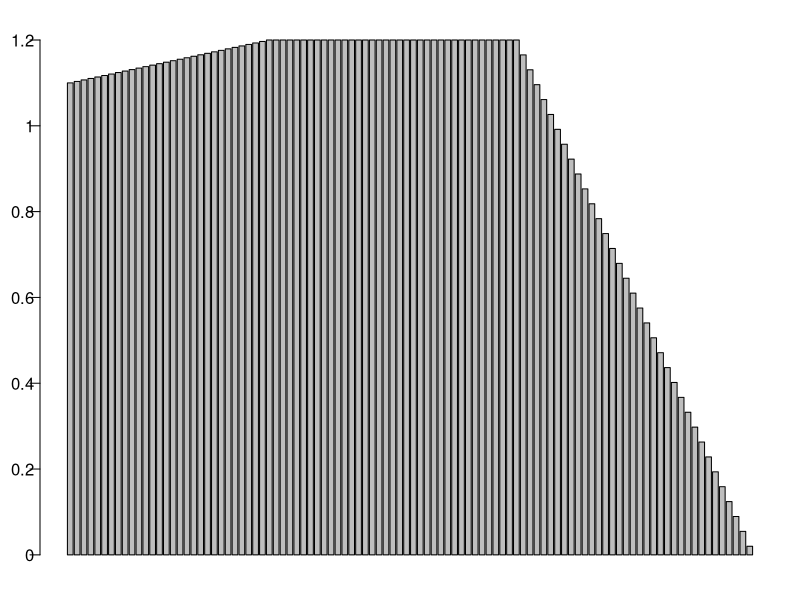
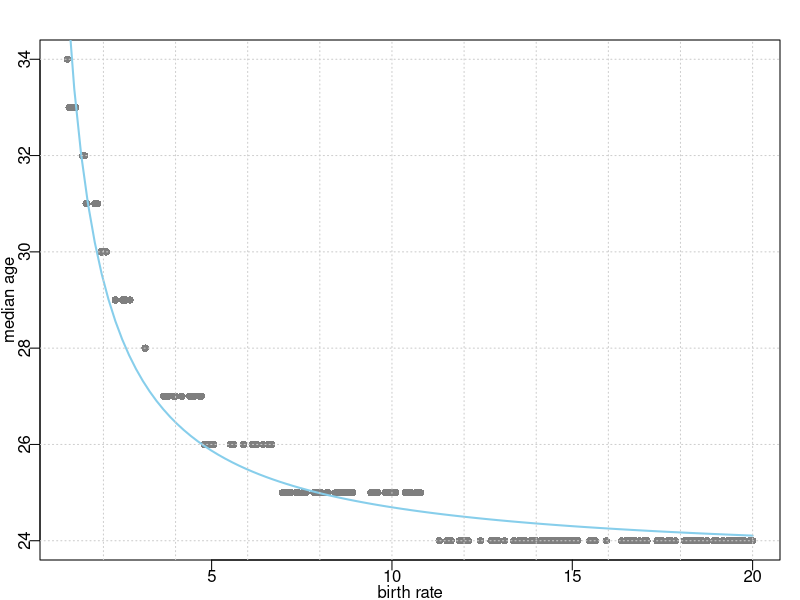
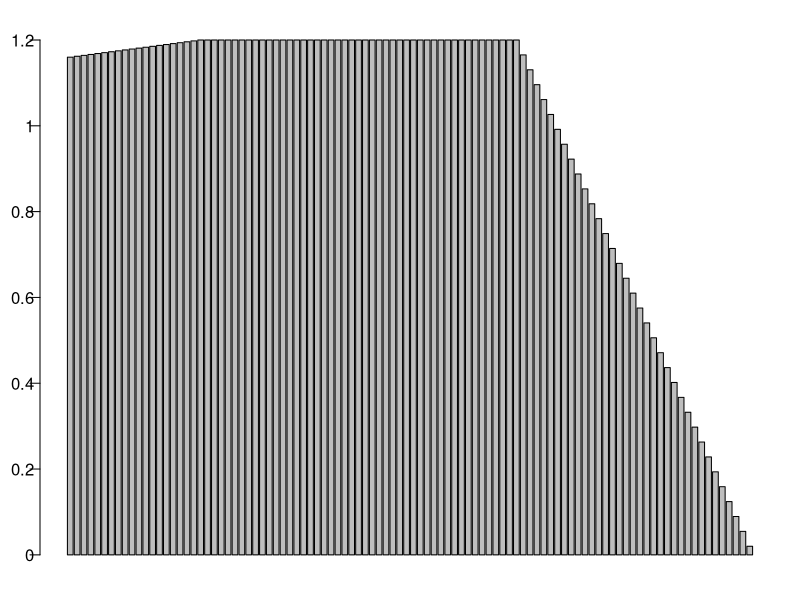
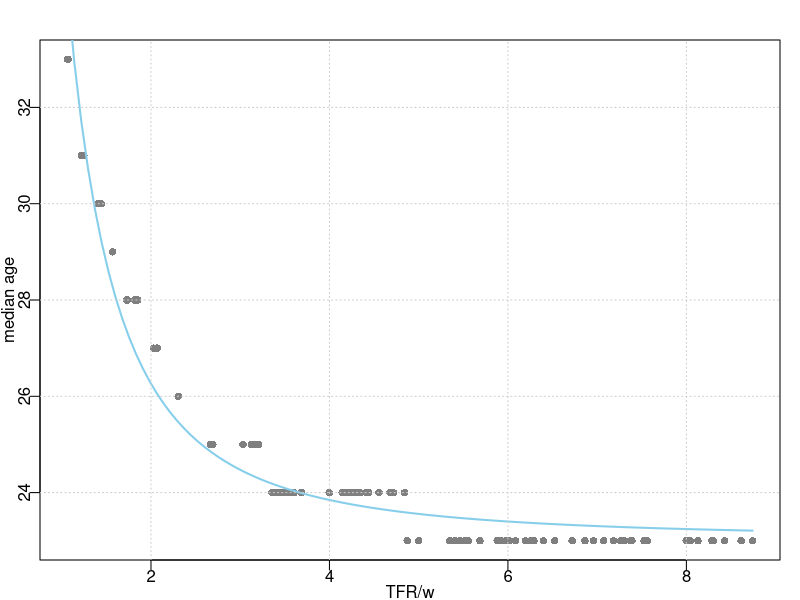

Write R code to recreate these figures, in order.
#birth rate----
n=20
m=75
inc=.1
# br=seq(.5,n,inc)
br=runif(n=n/inc, min = 1, max = n)
medage=rep(NA,length(br))
maxage=100
dec=60
pop0=c(seq(from=55, to=dec, length.out = (maxage-70)), rep(dec, 35), seq(from=dec, to=1, length.out = 35))
for (j in 1:length(br)) {
  pop=pop0
  pop[1:m]=pop[1:m]+c(rep(br[j],m)*(m:1))
  pop=as.integer(round(pop,0))
  te=unlist(sapply(1:maxage, function(x) rep(x,pop[x])))
  medage[j]=median(te)
}
par(mar=c(2,2,2,1), mgp=c(1.1,.3,0))
barplot(pop0, axes = F)
axis(2, at=seq(0,max(pop0),10), labels = round(seq(0,max(pop0),10)/sum(pop0)*100, 1), las=2)
plot(br, medage, pch=16, col="gray50", xlab="birth rate", ylab="median age")
reg=lm(medage ~ I(1/br))
curve(reg$coefficients[2]/x+reg$coefficients[1], add = T, col="skyblue", lwd=2)
abline(h=seq(0,100,2), v=seq(from=0,to=n, by=2), col="gray80", lty=3)
summary(reg)$r.squared

#TFR----
n=9
m=75
inc=.1
# br=seq(.5,n,inc)
br=runif(n=n/inc, min = 1, max = n)
medage=rep(NA,length(br))
maxage=100
dec=60
pop0=c(seq(from=58, to=dec, length.out = (maxage-80)), rep(dec, 45), seq(from=dec, to=1, length.out = 35))
for (j in 1:length(br)) {
  pop=pop0
  pop[1:m]=pop[1:m]+c(rep(br[j]^2,m)*(m:1))
  pop=as.integer(round(pop,0))
  te=unlist(sapply(1:maxage, function(x) rep(x,pop[x])))
  medage[j]=median(te)
}
par(mar=c(2,2,2,1), mgp=c(1.1,.3,0))
barplot(pop0, axes = F)
axis(2, at=seq(0,max(pop0),10), labels = round(seq(0,max(pop0),10)/sum(pop0)*100, 1), las=2)
plot(br, medage, pch=16, col="gray50", xlab="TFR/w", ylab="median age")
reg=lm(medage ~ I(1/br^2))
curve(reg$coefficients[2]/x^2+reg$coefficients[1], add = T, col="skyblue", lwd=2)
abline(h=seq(0,100,2), v=seq(from=0,to=n, by=2), col="gray80", lty=3)
summary(reg)$r.squared
